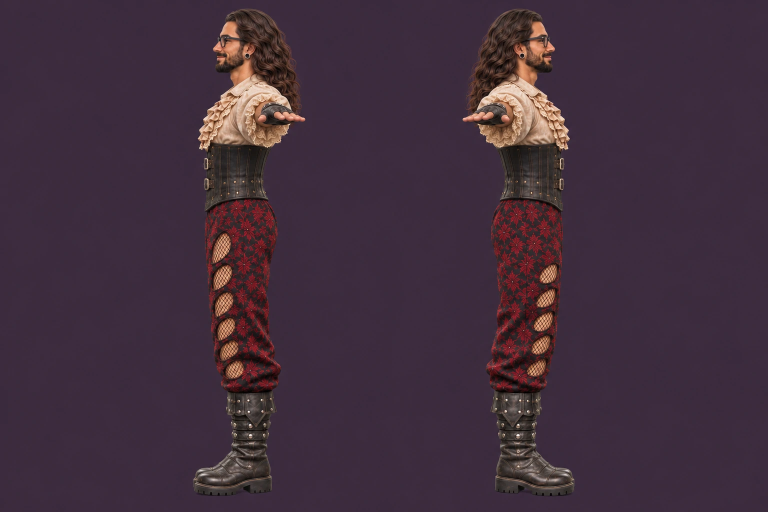
#> input picture models/grey-hat-3d/references/chatgpt/B2.webp, 1536 x 1024 px, given in place of B2.png, which was not available (shown at 1/2 size)
$ python reg_side.py ../references/chatgpt/B2.webp 5 ../references/chatgpt/B2.webp
#> lines starting #> are read from the running program, lines starting #| are printed output that depends on the picture; after the words box and inside, x2 and y2 are one past the last pixel; in counts of white or black regions, pixels touching at a corner belong together
### models/grey-hat-3d/tools/sil.py
# silhouette tools for the Ranger paintings: flat plum (or grey/black) background -> mask; figures as connected blobs
import sys, numpy as np
from PIL import Image
from scipy import ndimage as ndi
def load(path):
#> called with path = 'models/grey-hat-3d/refs/B2.png'
    return np.asarray(Image.open(path).convert('RGB')).astype(np.float32)
def mask_of(a, thr=11.0, raw=False):
#> called with thr = 11, raw = False
    h, w, _ = a.shape
#> h = 1024; w = 1536
    cs = np.concatenate([a[:12, :12].reshape(-1, 3), a[:12, -12:].reshape(-1, 3), a[-12:, :12].reshape(-1, 3), a[-12:, -12:].reshape(-1, 3)])
#> cs = 576 rows, first 8: [60, 43, 62], [60, 43, 62], [60, 43, 62], [60, 43, 62], [60, 43, 62], [60, 43, 62], [60, 43, 62], [60, 43, 62]
    bg0 = np.median(cs, 0)
#> bg0 = [60, 43, 62]
    d0 = np.sqrt(((a - bg0) ** 2).sum(-1))
    sure_bg = ~ndi.binary_dilation(d0 > 22, iterations=18)
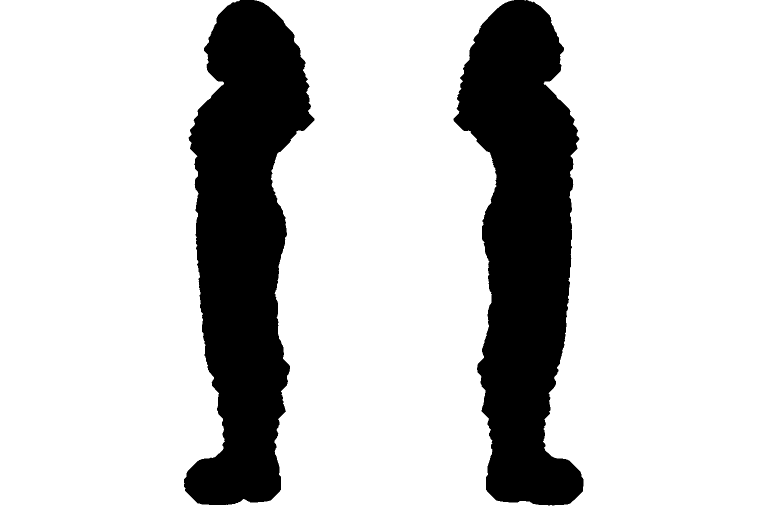
#> sure_bg: shape (1024, 1536) bool (shown at 1/2 size); 79.3% white; 2 black regions, box (x1, y1, x2, y2) and area: (907, 0, 1167, 1011) 163310, (368, 0, 629, 1010) 162622
    # the background has a soft vignette: fit a quadratic surface per channel to the sure background
    ys, xs = np.mgrid[0:h, 0:w]; X = xs / w - 0.5; Y = ys / h - 0.5
    A = np.stack([np.ones_like(X), X, Y, X * X, Y * Y, X * Y], -1)
    sel = sure_bg.ravel(); step = max(1, sel.sum() // 60000)
#> after `step = max(1, sel.sum() // 60000)`: step = 20
    Af = A.reshape(-1, 6)[sel][::step]; fit = np.zeros_like(a)
    for c in range(3):
        coef, *_ = np.linalg.lstsq(Af, a[..., c].reshape(-1)[sel][::step], rcond=None); fit[..., c] = A @ coef
#> this loop made 3 passes
#> coef on passes 1 to 3: [60.29, 0.0809, 0.196, 0.103, -1.57, -0.254], [43.39, 0.123, 0.164, 0.146, -1.41, -0.0563], [61.96, 0.183, 0.0667, 0.491, -1.55, -0.103]
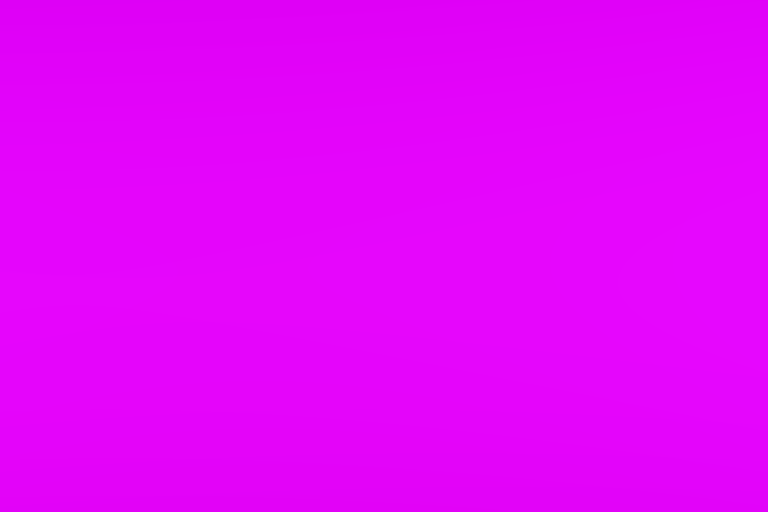
#> fit: shape (1024, 1536, 3) float32 (shown at 1/2 size); mean R, G, B 61.1, 43.7, 62.3; drawn with min black and max white
    r = a - fit
    lum = r.mean(-1); chroma = np.sqrt(((r - lum[..., None]) ** 2).sum(-1))
#> after `chroma = np.sqrt(((r - lum[..., None]) ** 2).sum(-1))`:
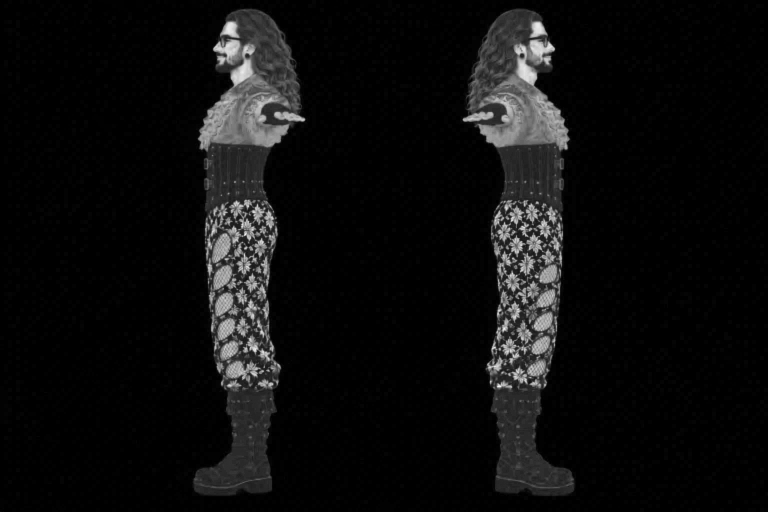
#> chroma: shape (1024, 1536) float32 (shown at 1/2 size); min 0.206, max 95.23, mean 5.4; drawn with min black and max white
    d = np.sqrt((r ** 2).sum(-1) + (1.6 * chroma) ** 2)
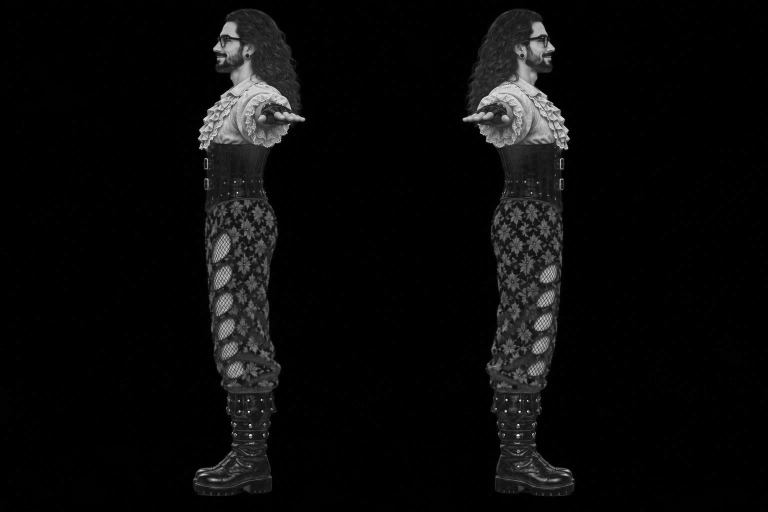
#> d: shape (1024, 1536) float32 (shown at 1/2 size); min 0.389, max 346.8, mean 15.3; drawn with min black and max white
    d = ndi.gaussian_filter(d, 0.8)
    m = d > thr
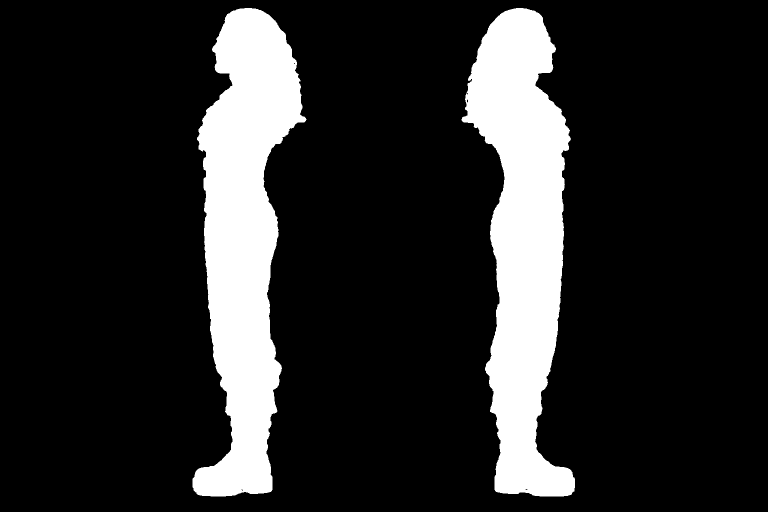
#> m: shape (1024, 1536) bool (shown at 1/2 size); 16% white; 2 white regions, box (x1, y1, x2, y2) and area: (923, 16, 1150, 993) 126264, (385, 16, 613, 993) 125640
    if raw: return m, fit
    m = ndi.binary_opening(m, iterations=1); m = ndi.binary_closing(m, iterations=3); m = ndi.binary_fill_holes(m)
#> after `m = ndi.binary_opening(m, iterations=1)`: m: shape (1024, 1536) bool; 16% white; 2 white regions, box (x1, y1, x2, y2) and area: (923, 16, 1150, 993) 126243, (385, 16, 613, 993) 125631
#> after `m = ndi.binary_closing(m, iterations=3)`: m: shape (1024, 1536) bool; 16% white; 2 white regions, box (x1, y1, x2, y2) and area: (923, 16, 1150, 993) 126344, (385, 16, 613, 993) 125712
    return m, fit
def figures(m, min_area=4000):
#> called with min_area = 20000
    lab, n = ndi.label(m); out = []
    for i, sl in enumerate(ndi.find_objects(lab)):
        area = (lab[sl] == i + 1).sum()
        if area >= min_area: out.append((sl[1].start, sl[0].start, sl[1].stop, sl[0].stop, int(area), i + 1))
    out.sort(); return lab, out
def spans(row):
    # runs of True in a boolean row -> [(x0, x1), ...] (x1 exclusive)
    d = np.diff(np.concatenate([[0], row.astype(np.int8), [0]])); s = np.where(d == 1)[0]; e = np.where(d == -1)[0]
    return list(zip(s.tolist(), e.tolist()))
# [5 lines that do not run on import are left out]

### models/grey-hat-3d/tools/reg_side.py
# Finds the scale of a side figure that wears the hat (so its full height cannot be used): its boot is matched to the boot of the
# same side in B2, whose scale is known. Prints px per metre and the boot-shaft axis.
# usage: reg_side.py painting figIndex side(+|-)
import sys, os, json, numpy as np
sys.path.insert(0, os.path.dirname(os.path.abspath(__file__)))
from sil import load, mask_of, figures, spans
ROOT = os.path.dirname(os.path.dirname(os.path.abspath(__file__)))
def fig(path, fi):
    a = load(os.path.join(ROOT, 'refs', path)); m, _ = mask_of(a); lab, figs = figures(m, 20000); f = figs[fi]; return (lab == f[5]), f
#> after `lab, figs = figures(m, 20000)`:
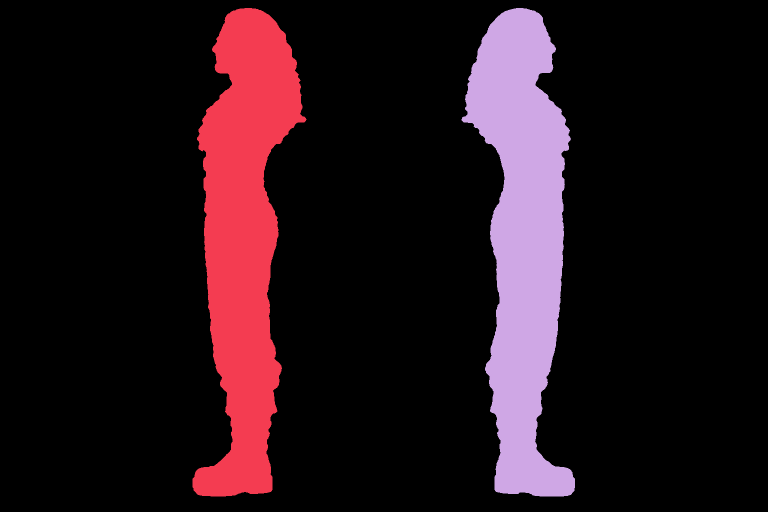
#> lab: shape (1024, 1536) int32 (shown at 1/2 size); 3 distinct labels, from 0 to 2; one colour per label, 0 black
#> after `lab, figs = figures(m, 20000)`: figs = [(385, 16, 613, 993, 125712, 1), (923, 16, 1150, 993, 126344, 2)]
#> after `f = figs[fi]`: f = (385, 16, 613, 993, 125712, 1)
def prof(fm, f, pxm, sgn, hs):
    out = []
    for h in hs:
        yy = int(round(f[3] - h * pxm)); sp = spans(fm[max(f[1], yy - 1):yy + 2].sum(0) >= 2)
        if not sp: out.append((np.nan, np.nan)); continue
        s, e = max(sp, key=lambda q: q[1] - q[0]); out.append((s, e))
    return np.array(out, float)
def register(path, fi, sgn):
    ref_fm, ref_f = fig('B2.png', 1 if sgn > 0 else 0); rp = (ref_f[3] - ref_f[1]) / 1.78
#> after `ref_fm, ref_f = fig('B2.png', 1 if sgn > 0 else 0)`:
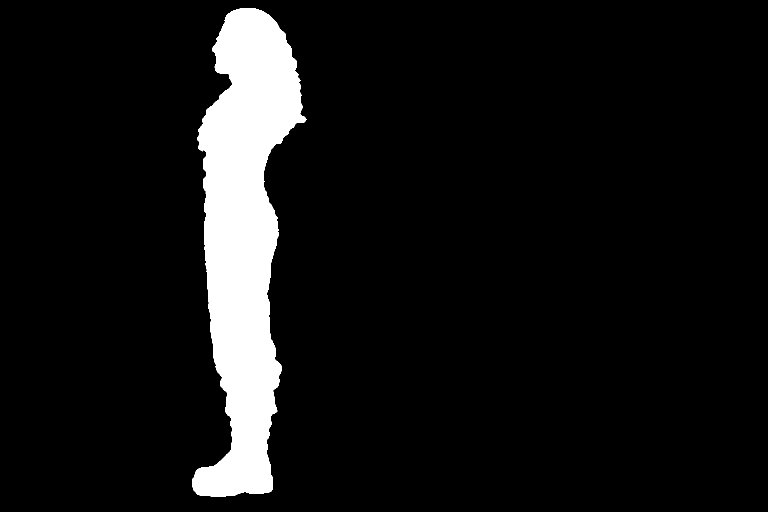
#> ref_fm: shape (1024, 1536) bool (shown at 1/2 size); 8% white; 1 white region, box (x1, y1, x2, y2) and area: (385, 16, 613, 993) 125712
#> after `ref_fm, ref_f = fig('B2.png', 1 if sgn > 0 else 0)`: ref_f = (385, 16, 613, 993, 125712, 1)
#> after `rp = (ref_f[3] - ref_f[1]) / 1.78`: rp = 548.9
    hs = np.arange(0.03, 0.36, 0.01); R = prof(ref_fm, ref_f, rp, sgn, hs); rw = (R[:, 1] - R[:, 0]) / rp
#> after `R = prof(ref_fm, ref_f, rp, sgn, hs)`: R = 33 pairs, first value 385 to 465, second value 533 to 554
#> after `rw = (R[:, 1] - R[:, 0]) / rp`: rw = 33 values, max 0.292 at index 1, min 0.126 at index 17, mean 0.188
    fm, f = fig(path, fi); best = None
#> the loop in mask_of (call 2), `for c in range(3):` made 3 passes
    for pxm in np.arange(480, 620, 1.0):
        P = prof(fm, f, pxm, sgn, hs); w = (P[:, 1] - P[:, 0]) / pxm; err = np.nanmean(np.abs(w - rw))
        if best is None or err < best[0]: best = (err, pxm)
    pxm = best[1]; cs = []
    for h in np.arange(0.16, 0.30, 0.01):
        yy = int(round(f[3] - h * pxm)); s, e = max(spans(fm[yy]), key=lambda q: q[1] - q[0]); cs.append((s + e) / 2)
    return dict(name=path, fi=fi, x0=int(f[0]), y0=int(f[1]), x1=int(f[2]), y1=int(f[3]), pxm=float(pxm), c=float(np.mean(cs)), err=float(best[0]))
if __name__ == '__main__':
#> (the run stopped early here; a loop or call above may not have finished)

$ run again, with models/grey-hat-3d/references/chatgpt/B4.webp copied over models/grey-hat-3d/references/chatgpt/B2.webp
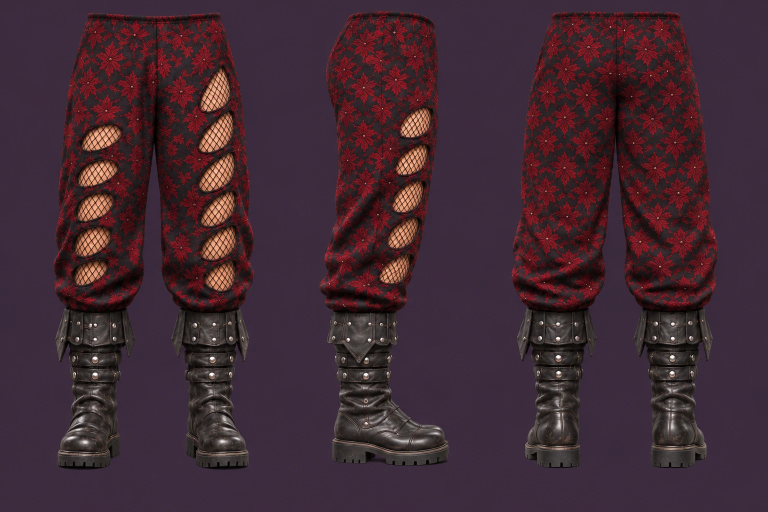
#> input picture models/grey-hat-3d/references/chatgpt/B4.webp, 1536 x 1024 px, given in place of B2.png, which was not available (shown at 1/2 size)
#> cs = 576 rows, first 8: [60, 43, 60], [60, 43, 60], [60, 43, 60], [60, 43, 60], [60, 43, 60], [60, 43, 60], [60, 43, 60], [60, 43, 60]
#> bg0 = [60, 43, 61]
#> sure_bg: shape (1024, 1536) bool; 45.1% white; 2 white regions, box (x1, y1, x2, y2) and area: (0, 0, 1536, 1024) 709102, (302, 496, 308, 528) 84
#> step = 11
#> the loop in mask_of, `for c in range(3):` made 3 passes
#> coef on passes 1 to 3: [60.29, -0.309, 0.0961, -0.603, 1.43, -0.486], [43.33, -0.256, 0.106, -0.473, 1.12, -0.454], [61.33, -0.276, -0.0349, -0.457, 1.69, -0.6]
#> lab: shape (1024, 1536) int32; 4 distinct labels, from 0 to 3
#> figs = [(106, 23, 509, 941, 276029, 3), (638, 20, 898, 933, 162176, 1), (1022, 21, 1437, 937, 273544, 2)]
#> f = (106, 23, 509, 941, 276029, 3)
#> in register, `ref_fm, ref_f = fig('B2.png', 1 if sgn > 0 else 0)`:
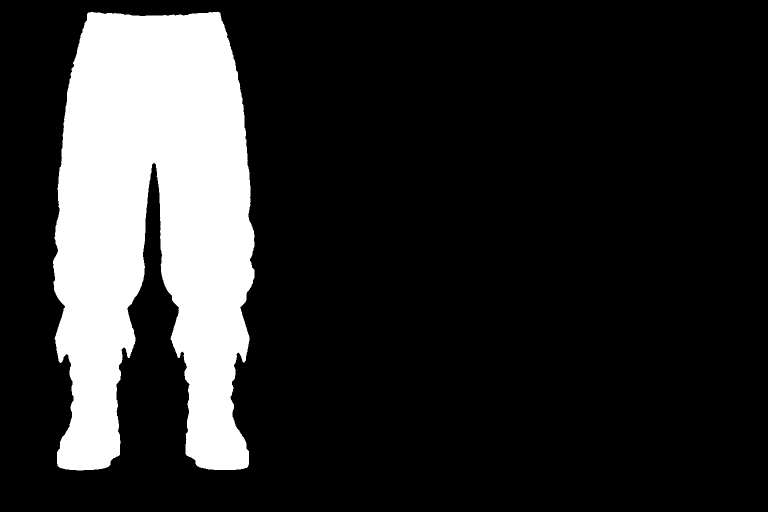
#> ref_fm: shape (1024, 1536) bool (shown at 1/2 size); 17.5% white; 1 white region, box (x1, y1, x2, y2) and area: (106, 23, 509, 941) 276029
#> rp = 515.7
#> R = 33 pairs, first value 114 to 372, second value 221 to 498
#> rw = 33 values, max 0.246 at index 4, min 0.167 at index 25, mean 0.198
#> the loop in mask_of (call 2), `for c in range(3):` made 3 passes
